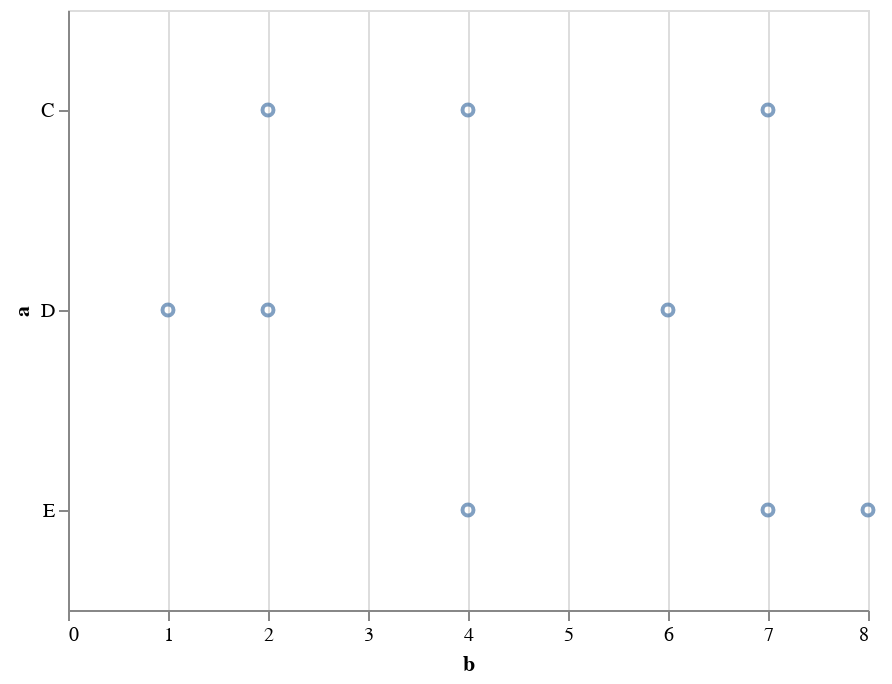

This figure's notebook cell:
### Code cell
data = pd.DataFrame({
    'a': ['C','C','C','D','D','D','E','E','E'],
    'b': [2, 7, 4, 1, 2, 6, 8, 4, 7]
})

alt.Chart(data).mark_point().encode(
    x='b',
    y='a'
)

### Figure 1 — Vega-Lite specification as saved in the notebook (floating-point values rounded to 4 significant figures)
{"$schema": "https://vega.github.io/schema/vega-lite/v3.4.0.json", "config": {"background": "white", "mark": {"tooltip": null}, "view": {"height": 300, "width": 400}}, "data": {"name": "data-347f1284ea3247c0f55cb966abbdd2d8"}, "datasets": {"data-347f1284ea3247c0f55cb966abbdd2d8": [{"a": "C", "b": 2}, {"a": "C", "b": 7}, {"a": "C", "b": 4}, {"a": "D", "b": 1}, {"a": "D", "b": 2}, {"a": "D", "b": 6}, {"a": "E", "b": 8}, {"a": "E", "b": 4}, {"a": "E", "b": 7}]}, "encoding": {"x": {"field": "b", "type": "quantitative"}, "y": {"field": "a", "type": "nominal"}}, "mark": "point"}
